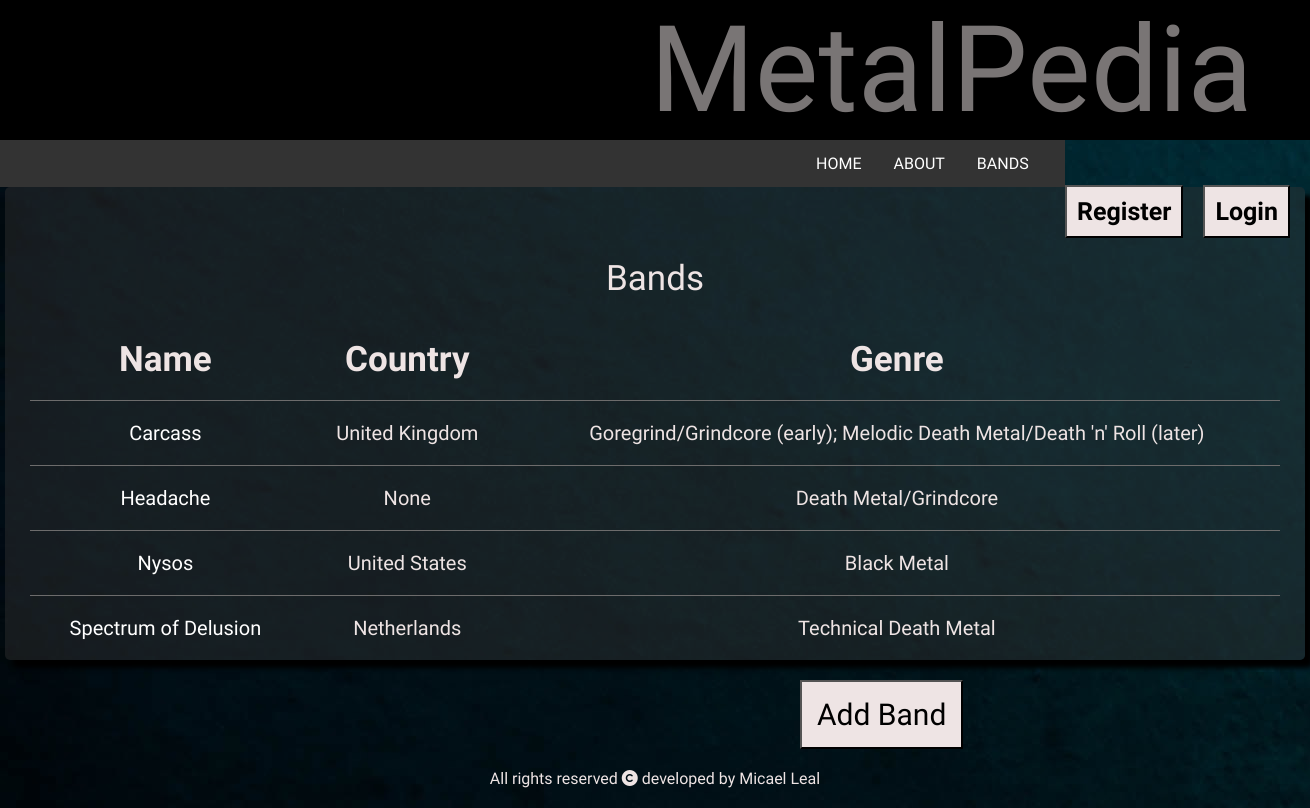
/metalpedia/bands/, run on an earlier commit of the app's database.
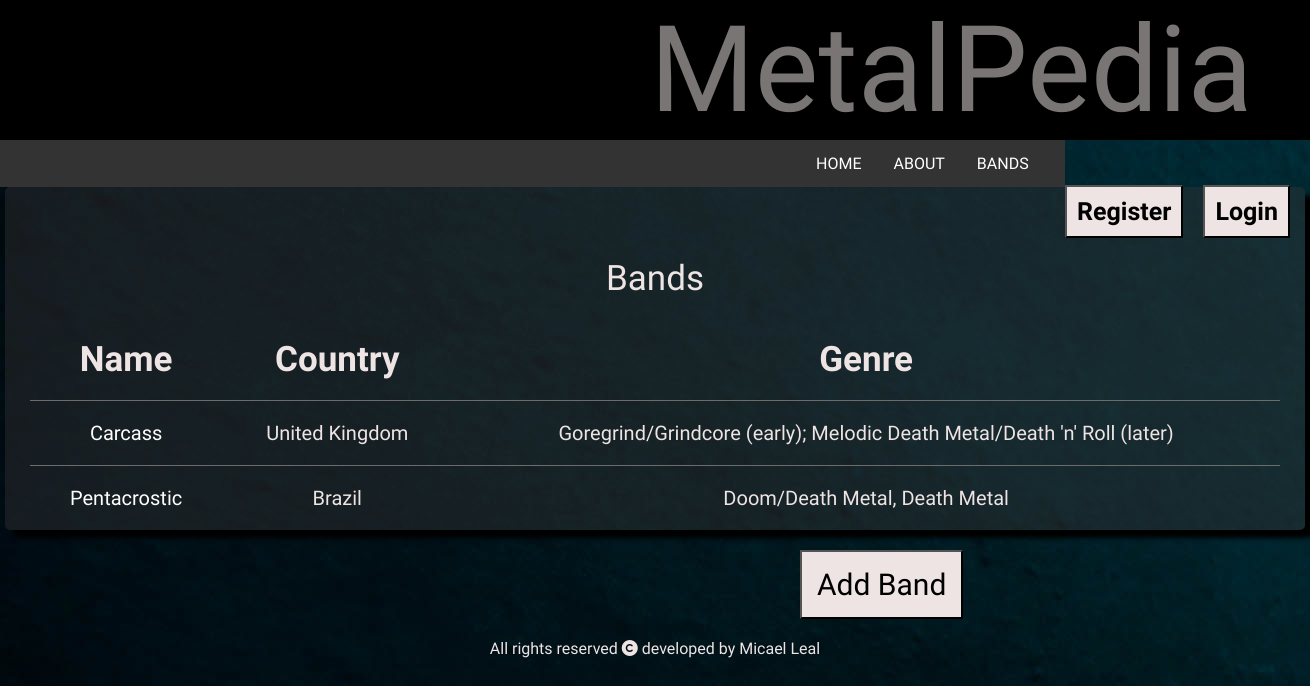
And on a later commit of the database.
### bands/models.py (models this page shows)
class Band(models.Model):
    name = models.CharField(max_length=200)
    genre = models.CharField(max_length=100)
    country = models.CharField(max_length=50,null=True,blank=True)
    status = models.CharField(max_length=15,null=True,blank=True)
    formed = models.CharField(max_length=50,null=True,blank=True)
    notes = RichTextField(blank=True,null=True)
    approved = models.BooleanField('Approved',default=False)
    user = models.ForeignKey(User,on_delete=models.CASCADE)

### bands/views.py (the view)
# urls.py: path('bands/',views.bands,name='bands'),
def bands(request):
    bands_list= Band.objects.all().order_by('name').values()
    context = {'bands_list': bands_list,}
    return render(request, 'bands/bands.html',context)

### bands/templates/bands/bands.html (shortened to what this page needs)
{% extends 'bands/base.html' %}
{% block content %}
<body>
      <div class="bandsList">
        <table class="bandsListTable">
              <thead >
                <tr>
                  <th>Name</th>
                  <th>Country</th>
                  <th>Genre</th>
                </tr>
              </thead>
              <caption>Bands</caption>
              <tbody>
                {% for band in bands_list %}
                {% if band.approved %}
                <tr class="bandsRows">
                  <td class="bandName"><a class="bandNameLink" href="/metalpedia/{{band.id}}/">{{band.name}}</a></td>
                  <td class="bandCountry">{{band.country}}</td>
                  <td class="bandGenre">{{band.genre}}</td>
                </tr>
                {% endif %}
                {% endfor %}
                </tbody>
                </table>
      </div>
              <button class="addBtn"><a class="addBtnTxt" href="/metalpedia/add/">Add Band</a></button>
</body>
{% endblock %}

What changed in the data, as far as the page shows it:
removed Band: name "Headache", country "None", genre "Death Metal/Grindcore"
removed Band: name "Nysos", country "United States", genre "Black Metal"
removed Band: name "Spectrum of Delusion", country "Netherlands", genre "Technical Death Metal"
added Band: name "Pentacrostic", country "Brazil", genre "Doom/Death Metal, Death Metal"
